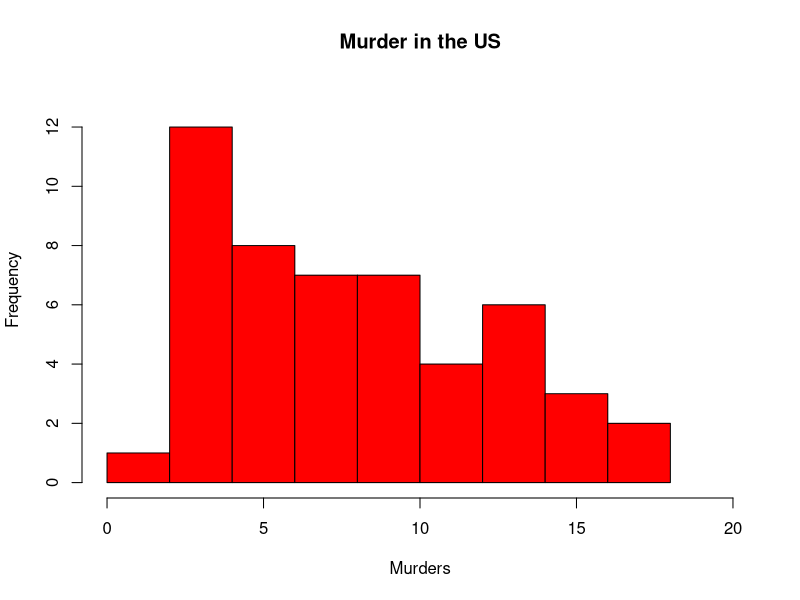
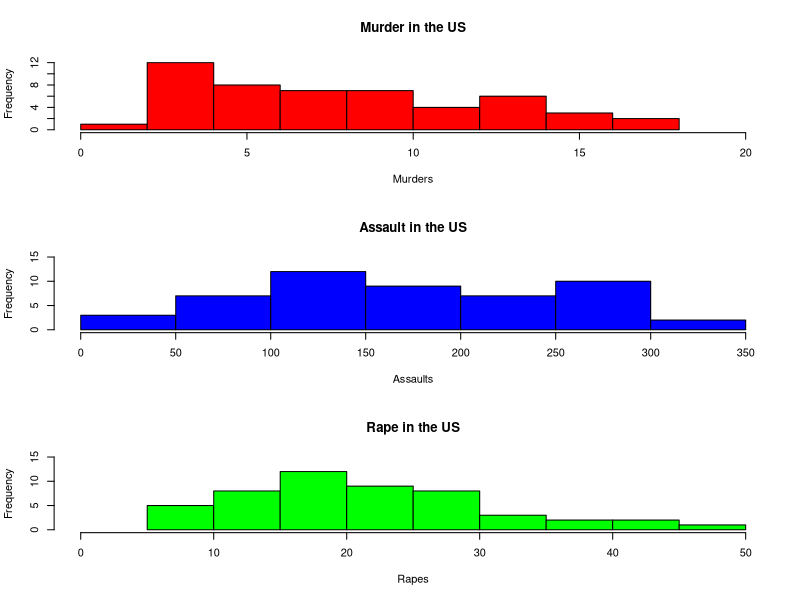
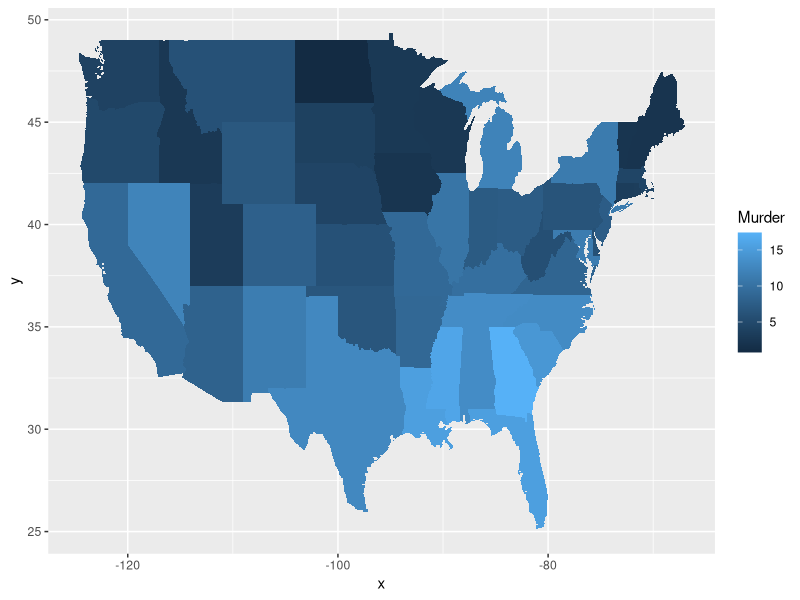

The R source for these figures, in order:
## ---- chunk 1
#install.packages("datasets")
library(datasets)

USArrests
## ---- chunk 2
dat.us <- USArrests

head(dat.us)
## ---- chunk 3
dat.us$state <- tolower(rownames(USArrests))
## ---- chunk 4
names(dat.us)
## ---- chunk 5
hist(dat.us$Murder, xlab= "Murders", ylab="Frequency", main= "Murder in the US", xlim=(c(0, 20)), ylim=(c(0, 13)), col="red", breaks= 10)
## ---- chunk 6
summary(dat.us$Murder)

## ---- chunk 7
par(mfrow=c(3,1))

hist(dat.us$Murder, xlab= "Murders", ylab="Frequency", main= "Murder in the US", xlim=(c(0, 20)), ylim=(c(0, 13)), col="red", breaks= 10)

hist(dat.us$Assault, xlab= "Assaults", ylab="Frequency", main= "Assault in the US", xlim=(c(0, 350)), ylim=(c(0, 15)), col="blue", breaks=10)

hist(dat.us$Rape, xlab= "Rapes", ylab="Frequency", main= "Rape in the US", xlim=(c(0, 50)), ylim=(c(0, 15)), col="green", breaks=10)

## ---- chunk 8

#install.packages("maps") 
#install.packages("ggplot2")

library(maps) 
library(ggplot2) 

ggplot(dat.us, aes(map_id=state, fill=Murder)) + 
  geom_map(map=map_data("state")) + 
  expand_limits(x=map_data("state")$long, y=map_data("state")$lat)
